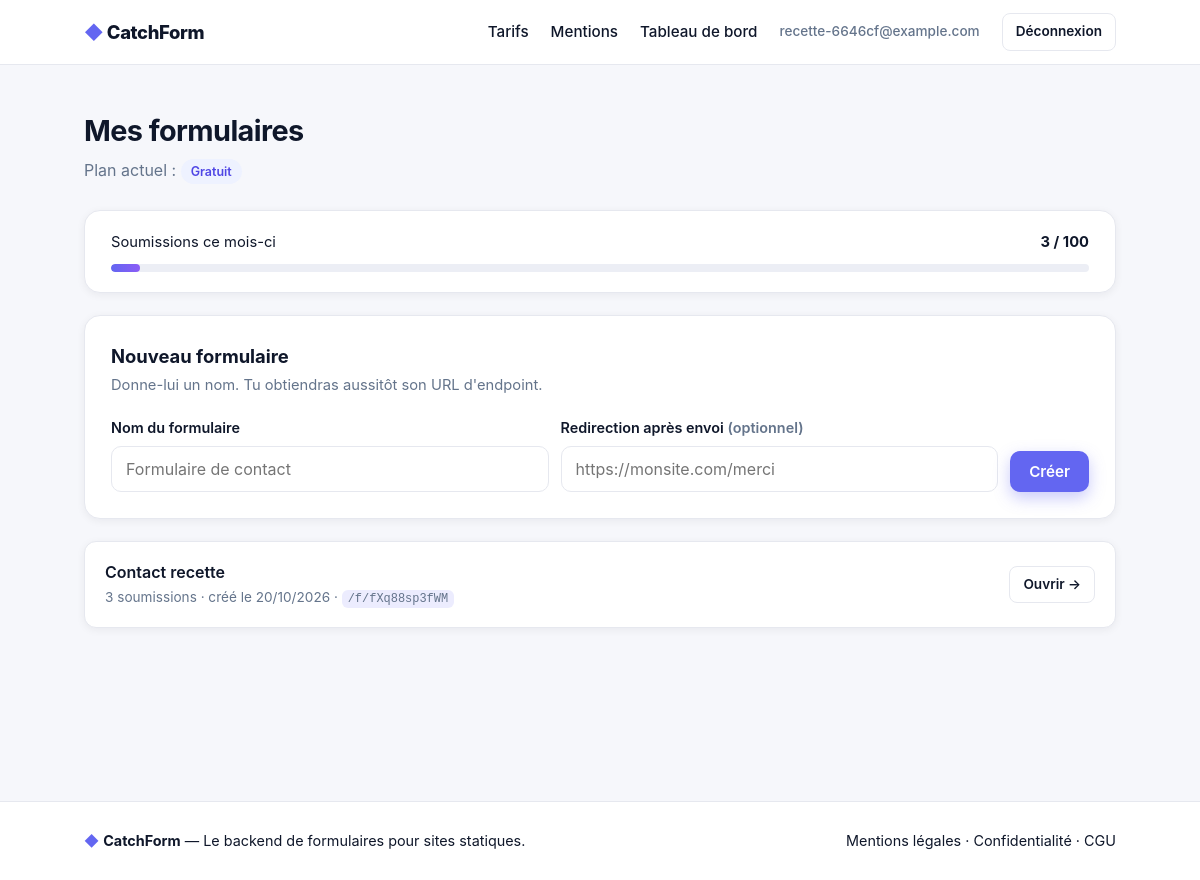
The app's page /dashboard (signed in) with its own data.
### app/models.py (models this page shows, shortened)
class User(UserMixin, db.Model):
    __tablename__ = "users"
    id = db.Column(db.Integer, primary_key=True)
    email = db.Column(db.String(255), unique=True, nullable=False, index=True)
    password_hash = db.Column(db.String(255), nullable=False)
    plan = db.Column(db.String(20), nullable=False, default="free")  # "free" | "pro"
    email_verified = db.Column(db.Boolean, nullable=False, default=False)
    created_at = db.Column(db.DateTime, default=utcnow)
    forms = db.relationship(
        "Form", backref="owner", cascade="all, delete-orphan", lazy=True
    )
    @property
    def is_pro(self):
        return self.plan == "pro"
    def submissions_this_month(self):
        return db.session.scalar(
            select(func.count(Submission.id))
            .select_from(Submission)
            .join(Form)
            .where(Form.user_id == self.id, Submission.created_at >= month_start())
        )

class Form(db.Model):
    __tablename__ = "forms"
    id = db.Column(db.Integer, primary_key=True)
    public_id = db.Column(
        db.String(16), unique=True, index=True, nullable=False, default=_public_id
    )
    name = db.Column(db.String(120), nullable=False)
    redirect_url = db.Column(db.String(500))  # redirection optionnelle après envoi
    notify = db.Column(db.Boolean, nullable=False, default=True)  # e-mail à chaque envoi
    is_paused = db.Column(db.Boolean, nullable=False, default=False)
    allowed_domains = db.Column(db.Text, nullable=True)  # CSV de domaines autorisés
    user_id = db.Column(db.Integer, db.ForeignKey("users.id"), nullable=False, index=True)
    created_at = db.Column(db.DateTime, default=utcnow)
    submissions = db.relationship(
        "Submission",
        backref="form",
        cascade="all, delete-orphan",
        lazy=True,
        order_by="Submission.id.desc()",
    )
    @property
    def submission_count(self):
        return db.session.scalar(
            select(func.count(Submission.id)).where(Submission.form_id == self.id)
        )

### app/dashboard.py (the view)
@dashboard_bp.route("/dashboard")
@login_required
def index():
    forms = (
        Form.query.filter_by(user_id=current_user.id)
        .order_by(Form.created_at.desc())
        .all()
    )
    return render_template(
        "dashboard.html", forms=forms, usage=current_user.submissions_this_month()
    )

### app/models.py (called while the page is built)
def utcnow():
    return datetime.now(timezone.utc).replace(tzinfo=None)

def month_start(now=None):
    now = now or utcnow()
    return now.replace(day=1, hour=0, minute=0, second=0, microsecond=0)

@login_manager.user_loader
def load_user(user_id):
    return db.session.get(User, int(user_id))

### app/templates/dashboard.html (shortened to what this page needs)
{% extends "base.html" %}
{% block content %}
<div class="page">
  <div class="container">
    <div class="page-head">
      <div>
        <h1>Mes formulaires</h1>
        <p class="muted">Plan actuel : <span class="badge">{{ 'Pro' if current_user.is_pro else 'Gratuit' }}</span></p>
      </div>
    </div>
    {% if not current_user.is_pro %}
      {% set limit = config.FREE_PLAN_MONTHLY_LIMIT %}
      {% set pct = [usage * 100 // limit, 100] | min if limit else 100 %}
      <div class="panel usage">
        <div class="usage-label">
          <span>Soumissions ce mois-ci</span>
          <b>{{ usage }} / {{ limit }}</b>
        </div>
        <div class="meter{{ ' meter-full' if usage >= limit else '' }}"><span style="width: {{ pct }}%"></span></div>
      </div>
    {% endif %}
    <div class="panel">
      <h2>Nouveau formulaire</h2>
      <p class="panel-sub">Donne-lui un nom. Tu obtiendras aussitôt son URL d'endpoint.</p>
      <form method="POST" action="{{ url_for('dashboard.create_form') }}">
        <div class="row-inline">
          <div class="field">
            <label for="name">Nom du formulaire</label>
            <input type="text" id="name" name="name" maxlength="120" placeholder="Formulaire de contact" required>
          </div>
          <div class="field">
            <label for="redirect_url">Redirection après envoi <span class="muted">(optionnel)</span></label>
            <input type="url" id="redirect_url" name="redirect_url" placeholder="https://monsite.com/merci">
          </div>
          <button type="submit" class="btn btn-primary">Créer</button>
        </div>
      </form>
    </div>
    {% if forms %}
      <div class="form-list">
        {% for form in forms %}
          {% set count = form.submission_count %}
          <a class="form-row" href="{{ url_for('dashboard.form_detail', public_id=form.public_id) }}">
            <div>
              <div class="name">{{ form.name }}</div>
              <div class="meta">
                {{ count }} soumission{{ 's' if count != 1 else '' }}
                · créé le {{ form.created_at.strftime('%d/%m/%Y') }}
                · <code>/f/{{ form.public_id }}</code>
              </div>
            </div>
            <span class="btn btn-ghost btn-sm">Ouvrir →</span>
          </a>
        {% endfor %}
      </div>
    {% else %}
      <div class="empty">
        <div class="ic">📭</div>
        <h3>Aucun formulaire pour l'instant</h3>
        <p>Crée ton premier formulaire ci-dessus pour obtenir ton endpoint.</p>
      </div>
    {% endif %}
  </div>
</div>
{% endblock %}

### app/templates/base.html (shortened to what this page needs)
<!DOCTYPE html>
<html lang="fr">
<head>
  <link rel="stylesheet" href="{{ url_for('static', filename='style.css') }}">
</head>
<body>
  <header class="nav">
    <div class="container nav-inner">
      <a href="{{ url_for('public.index') }}" class="brand">
        <span class="brand-mark">◆</span> CatchForm
      </a>
      <nav class="nav-links">
        <a href="{{ url_for('public.pricing') }}">Tarifs</a>
        <a href="{{ url_for('public.legal') }}">Mentions</a>
        {% if current_user.is_authenticated %}
          <a href="{{ url_for('dashboard.index') }}">Tableau de bord</a>
          <a href="{{ url_for('account.account') }}" class="nav-email">{{ current_user.email }}</a>
          <a href="{{ url_for('auth.logout') }}" class="btn btn-ghost btn-sm">Déconnexion</a>
        {% else %}
          <a href="{{ url_for('auth.login') }}">Connexion</a>
          <a href="{{ url_for('auth.register') }}" class="btn btn-primary btn-sm">Commencer gratuitement</a>
        {% endif %}
      </nav>
    </div>
  </header>
  <main>
    {% block content %}{% endblock %}
  </main>
  <footer class="footer">
    <div class="container footer-inner">
      <span><span class="brand-mark">◆</span> <b>CatchForm</b> — Le backend de formulaires pour sites statiques.</span>
      <span><a href="{{ url_for('public.legal') }}">Mentions légales</a> · <a href="{{ url_for('public.privacy') }}">Confidentialité</a> · <a href="{{ url_for('public.terms') }}">CGU</a></span>
    </div>
  </footer>
</body>
</html>

### app/static/style.css (style rules this page uses)
:root { --accent: #6366f1; --accent-dark: #4f46e5; --accent-2: #8b5cf6; --ink: #0f172a; --muted: #64748b; --line: #e6e8ef; --bg: #ffffff; --bg-soft: #f6f7fb; --dark: #0e1021; --dark-2: #171a33; --ok-bg: #dcfce7; --ok-fg: #15803d; --err-bg: #fee2e2; --err-fg: #b91c1c; --radius: 14px; --shadow: 0 10px 30px rgba(15, 23, 42, .08); --shadow-sm: 0 2px 8px rgba(15, 23, 42, .06); --mono: "JetBrains Mono", ui-monospace, "Cascadia Code", Consolas, monospace; }
* { box-sizing: border-box; }
body { margin: 0; font-family: "Inter", system-ui, -apple-system, "Segoe UI", sans-serif; color: var(--ink); background: var(--bg); line-height: 1.55; -webkit-font-smoothing: antialiased; }
a { color: inherit; text-decoration: none; }
code { font-family: var(--mono); font-size: .88em; background: rgba(99, 102, 241, .12); padding: 2px 6px; border-radius: 6px; }
.container { width: 100%; max-width: 1080px; margin: 0 auto; padding: 0 24px; }
.muted { color: var(--muted); }
.nav { position: sticky; top: 0; z-index: 50; background: rgba(255, 255, 255, .85); backdrop-filter: blur(10px); border-bottom: 1px solid var(--line); }
.nav-inner { display: flex; align-items: center; justify-content: space-between; height: 64px; }
.brand { font-weight: 800; font-size: 1.15rem; letter-spacing: -.02em; }
.brand-mark { color: var(--accent); }
.nav-links { display: flex; align-items: center; gap: 22px; font-weight: 500; font-size: .95rem; }
.nav-email { color: var(--muted); font-size: .85rem; }
.btn { display: inline-flex; align-items: center; justify-content: center; gap: 8px; padding: 10px 18px; border-radius: 10px; font-weight: 600; font-size: .95rem; border: 1px solid transparent; cursor: pointer; font-family: inherit; white-space: nowrap; transition: transform .05s, box-shadow .2s, background .2s, border-color .2s, color .2s; }
.btn-primary { background: var(--accent); color: #fff; box-shadow: 0 6px 16px rgba(99, 102, 241, .35); }
.btn-ghost { background: #fff; border-color: var(--line); color: var(--ink); }
.btn-sm { padding: 7px 13px; font-size: .85rem; border-radius: 8px; }
label { display: block; font-weight: 600; font-size: .9rem; margin: 0 0 7px; }
.field { margin-bottom: 18px; }
input[type=text], input[type=email], input[type=password], input[type=url], textarea { width: 100%; padding: 12px 14px; border: 1px solid var(--line); border-radius: 10px; font-size: 1rem; font-family: inherit; background: #fff; transition: border-color .15s, box-shadow .15s; }
.page { padding: 44px 0 80px; min-height: calc(100vh - 64px); background: var(--bg-soft); }
.page-head { display: flex; align-items: flex-end; justify-content: space-between; gap: 20px; margin-bottom: 26px; flex-wrap: wrap; }
.page-head h1 { margin: 0; font-size: 1.8rem; letter-spacing: -.02em; }
.page-head .muted { margin: 4px 0 0; }
.badge { display: inline-block; padding: 3px 10px; border-radius: 999px; font-size: .78rem; font-weight: 600; background: #eef2ff; color: var(--accent-dark); }
.panel { background: #fff; border: 1px solid var(--line); border-radius: 16px; padding: 26px; box-shadow: var(--shadow-sm); margin-bottom: 22px; }
.panel h2 { margin: 0 0 4px; font-size: 1.15rem; }
.panel .panel-sub { color: var(--muted); margin: 0 0 20px; font-size: .92rem; }
.row-inline { display: flex; gap: 12px; align-items: flex-end; flex-wrap: wrap; }
.row-inline .field { flex: 1; min-width: 220px; margin-bottom: 0; }
.usage { padding: 20px 26px; }
.usage-label { display: flex; justify-content: space-between; font-size: .92rem; margin-bottom: 10px; }
.meter { height: 8px; border-radius: 999px; background: #eceef5; overflow: hidden; }
.meter span { display: block; height: 100%; border-radius: inherit; background: linear-gradient(90deg, var(--accent), var(--accent-2)); }
.form-list { display: grid; gap: 14px; }
.form-row { display: flex; align-items: center; justify-content: space-between; gap: 16px; background: #fff; border: 1px solid var(--line); border-radius: 12px; padding: 18px 20px; box-shadow: var(--shadow-sm); transition: border-color .15s, box-shadow .15s; }
.form-row .name { font-weight: 600; }
.form-row .meta { color: var(--muted); font-size: .85rem; margin-top: 2px; }
.footer { border-top: 1px solid var(--line); padding: 28px 0; background: #fff; }
.footer-inner { display: flex; align-items: center; justify-content: space-between; gap: 16px; font-size: .9rem; flex-wrap: wrap; }

### records on screen
User: email "recette-6646cf@example.com", plan "Gratuit"
Form: name "Contact recette", count "3", value "s", created_at "20/10/2026", public_id "fXq88sp3fWM"

### other values on screen
{{ usage }} "3"
{{ limit }} "100"
